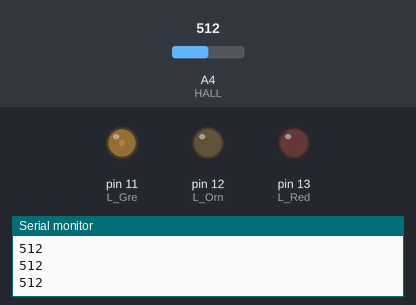
Simulated run of this sketch. Board: Arduino Uno, built with avr-gcc and run on an emulated ATmega328P. Parts: output pins drawn as LEDs (lit = HIGH), the last lines printed to the serial monitor. The test bench sets the inputs (shaded band); at power-on: A4 (HALL) = 512.

Above: at 1.2 s.
1.3 s: A4 (HALL) set to 490
At 2.3 s:
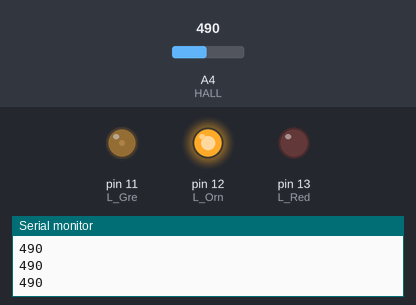
2.8 s: A4 (HALL) set to 560
At 3.5 s:
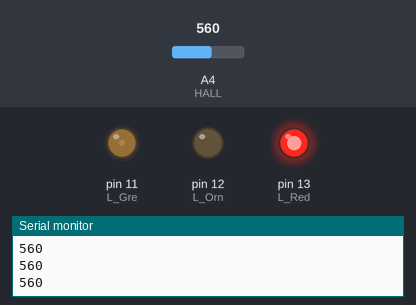
4.3 s: A4 (HALL) set to 1023
At 4.7 s:
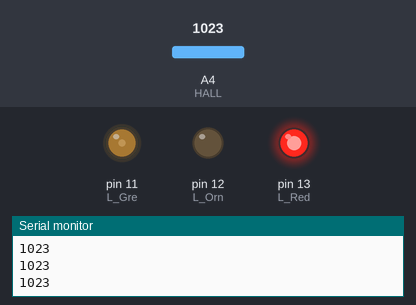
5.8 s: A4 (HALL) set to 0
At 6.9 s:
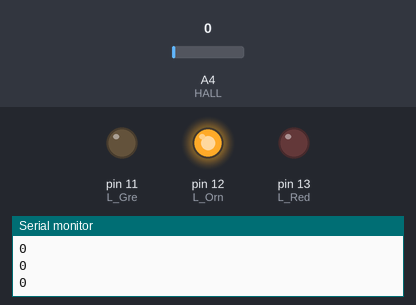
7.3 s: A4 (HALL) set to 510
At 8.1 s:
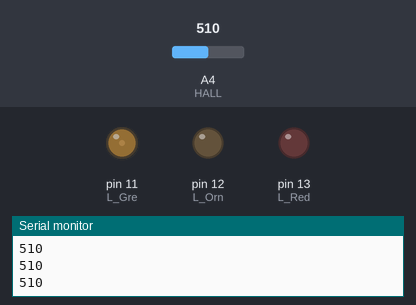
Timing chart, 0 to 9.8 s (numbered marks = the images above; inputs shaded):
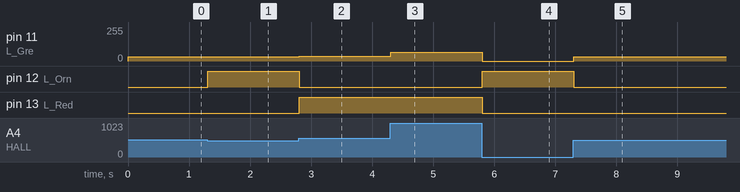

The sketch:

HALL_Proximidade.ino
```cpp
/*HALL_Proximidade
 Detectando a proximidade de un campo magnético
 Acendendo un par de LEDes como testemuñas
 Aende o Led verde ca intensidade do campo detectado
*/
#define HALL A4 //Sensor Efevto HALL conectada a A4
#define L_Red 13 //Led vermello a D13
#define L_Orn 12 //Led laranxa a D12
#define L_Gre 11 //Led verde a D11
int limiarN = 550; //valor activación cara norte
int limiarS = 500; //valor activación cara norte
int ValorHALL;
int ValorMap;
void setup() {
 Serial.begin (9600);
 pinMode (HALL, INPUT); // Definimos como entrada
 pinMode (L_Red, OUTPUT); // Definimos modo saída
 pinMode (L_Orn, OUTPUT); // Definimos modo saída
 pinMode (L_Gre, OUTPUT); // Definimos modo saída
}
void loop() {
  ValorHALL = analogRead(HALL); // Leemos aa entrada

 // comproba si o valor supera o limiarN
 if ( ValorHALL > limiarN) {
  digitalWrite (L_Red, HIGH); // Acende o LED vermello
  }
  //Se non supera o limiar norte a paga lo LED
  else {
  digitalWrite (L_Red, LOW); // Apaga o LED vermello
 }
 // comproba si o valor é inferior  o limiarS
 if ( ValorHALL < limiarS) {
   digitalWrite (L_Orn, HIGH); // Acende o LED laranxa
  }
  //No caso contrario apaga o LED laranxa
  else {
   digitalWrite (L_Orn, LOW); // Apaga o LED
  }
  Serial.println(ValorHALL); //Envía O valor vía serie
  //Escala o valor de entrada o valor de iluminación do led verde
  ValorMap = map (ValorHALL, 0, 1000, 0, 64);
  analogWrite (L_Gre, ValorMap); // acende o LED verde co valor escalado

  // un pequeno retardo para estabilizar as medidas.
  delay(10);
}
```

Measured:
- after the input at 1.3 s, pin 11 (L_Gre): 32/255 → 31/255 at once; pin 12 (L_Orn): LOW → HIGH at once
- after the input at 2.8 s, pin 11 (L_Gre): 31/255 → 35/255 at once; pin 12 (L_Orn): HIGH → LOW at once; pin 13 (L_Red): LOW → HIGH at once
- after the input at 4.3 s, pin 11 (L_Gre): 35/255 → 65/255 at once
- after the input at 5.8 s, pin 11 (L_Gre): 65/255 → 0/255 at once; pin 12 (L_Orn): LOW → HIGH at once; pin 13 (L_Red): HIGH → LOW at once
- after the input at 7.3 s, pin 11 (L_Gre): 0/255 → 32/255 at once; pin 12 (L_Orn): HIGH → LOW at once
